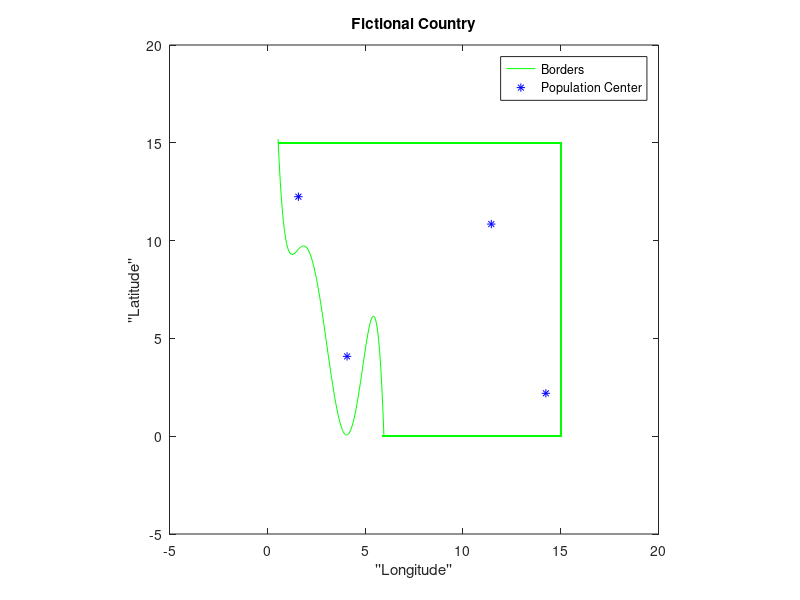
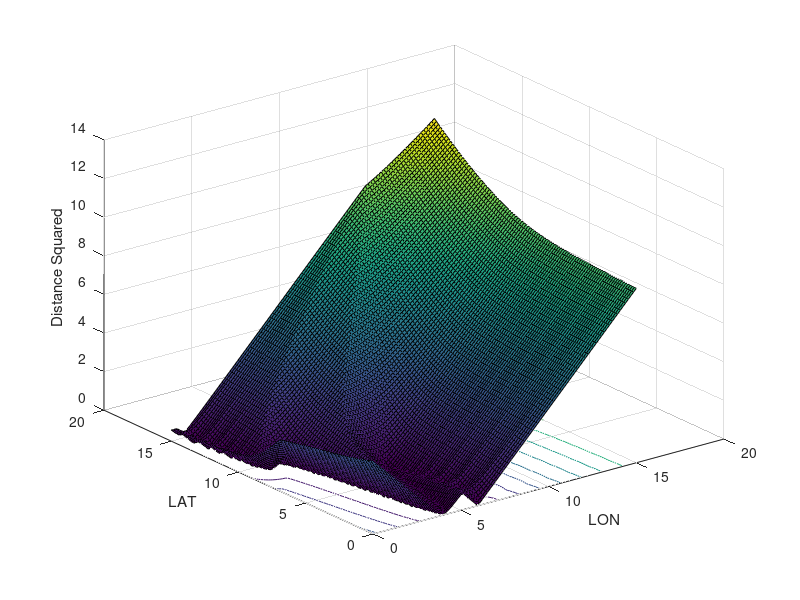
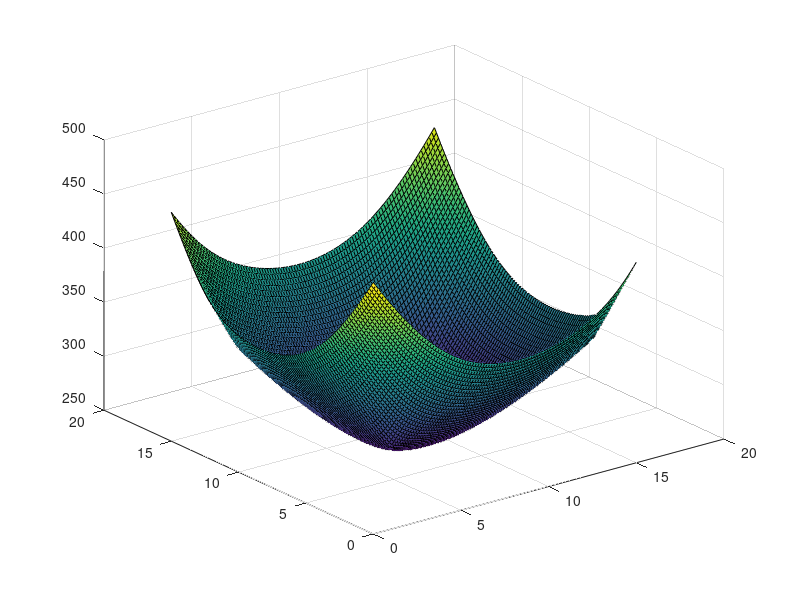
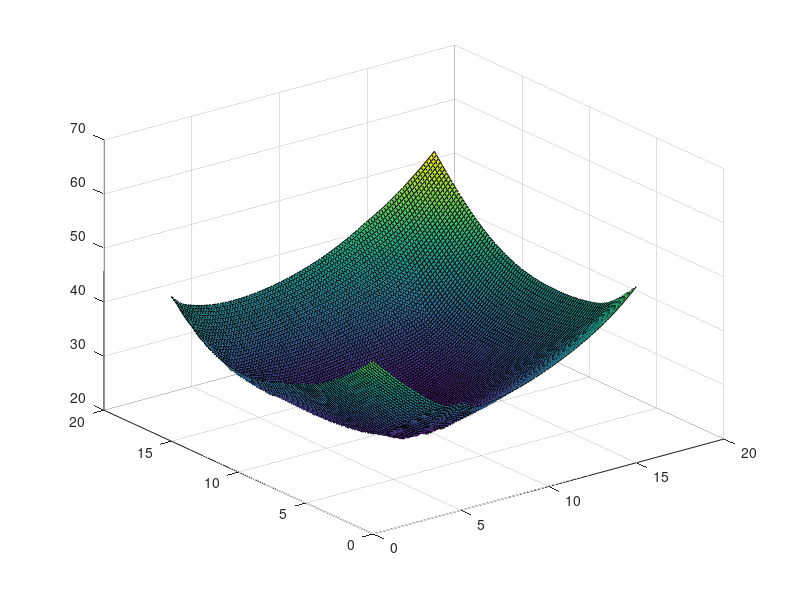

Write the MATLAB code that produced these figures, in order.
clc
clear all
close all

%% Defining the Coast

% Coefficients of polynomial that define the coastline have been
% predetermined (totally arbitrary, but still predetermined)
coastCoeff = load("coastPolyCoeffs.mat")
alphaStar = coastCoeff.alphaStar;

%Some linearly spaced x values
x = linspace(0.55,5.9625,100);

%The 5th-order polynomial that will define our coast:
fx = alphaStar(1,:) + alphaStar(2,:).*x + alphaStar(3,:).*x.^2 + alphaStar(4,:).*x.^3 ...
    + alphaStar(5,:).*x.^4 + alphaStar(6,:).*x.^5;

plot(x,fx,'g');
hold on

%% Defining the borders of the country (just straight lines)

%Define upper border as straight line:
x1 = linspace(0.55,15,100);
y1 = 15.*ones(length(x1));
plot(x1,y1,'g','HandleVisibility','off')

%Define lower border as straight line:
x2 = linspace(5.9,15,100);
y2 = 0.*ones(length(x2));
plot(x2,y2,'g','HandleVisibility','off')

%Define right side boarder as straight line:
xv = 15.*ones(length(x));
yv = linspace(0,15,length(xv));
plot(xv,yv,'g','HandleVisibility','off')


%% Plot some randomly selected population centers:
popCenters = [4.0783    4.0816;
              1.5899   12.2449;
             11.4516   10.8455;
             14.2416    2.1937;];
plot(popCenters(:,1),popCenters(:,2),'b*')

%% Add some titles and labels
legend("Borders","Population Center")
title("Fictional Country")
xlabel("''Longitude''")
ylabel("''Latitude''")
axis([-5 20 -5 20]) 
axis equal


%% Distance to coastline

%Create a meshgrid of lat/lon coordinates
LAT = linspace(0,15,100);
LON = linspace(0,15,100);
[LAT,LON] = meshgrid(LAT,LON);

%Create distance variables:
D2Coast = zeros(length(x),1);    %At a given point, this is the distance to every point 
                           %on the function fx
minD2Coast = zeros(size(LAT));   %Minimum distance from each x,y coordinate to the line fx

for i = 1:length(LON)
    for j = 1:length(LAT)
        for n = 1:length(x)
            D2Coast(n) = sqrt((LON(i,j)-x(n))^2 + (LAT(i,j)-fx(n))^2);    %Calculate distance from coordinates to point on the line
        end
        minD2Coast(i,j) = unique(min(D2Coast));
    end
end
%Plot
figure(2)
surfc(LON,LAT,minD2Coast)
xlabel("LON")
ylabel("LAT")
zlabel("Distance Squared")


%% Distance to cities

D2City1 = zeros(size(LAT));
D2City2 = zeros(size(LAT));
D2City3 = zeros(size(LAT));
D2City4 = zeros(size(LAT));

%LAT/LON coordinates of cities
popCenters = [4.0783    4.0816;
              1.5899   12.2449;
             11.4516   10.8455;
             14.2416    2.1937;];

for i = 1:length(LON)
    for j = 1 : length(LAT)
        D2City1(i,j) = sqrt((LON(i,j)-popCenters(1,1))^2 + (LAT(i,j)-popCenters(1,2))^2);
        D2City2(i,j) = sqrt((LON(i,j)-popCenters(2,1))^2 + (LAT(i,j)-popCenters(2,2))^2);
        D2City3(i,j) = sqrt((LON(i,j)-popCenters(3,1))^2 + (LAT(i,j)-popCenters(3,2))^2);
        D2City4(i,j) = sqrt((LON(i,j)-popCenters(4,1))^2 + (LAT(i,j)-popCenters(4,2))^2);

    end
end
d2pop = D2City1 + D2City2 + D2City3 + D2City4;

figure;
surf(LON,LAT,10.*d2pop);

%% Putting them together 
figure;
surf(LON,LAT,d2pop+minD2Coast)
    
